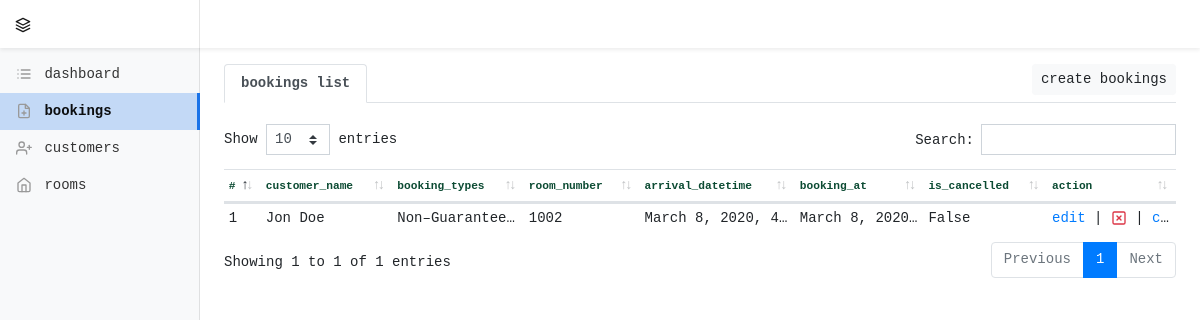
The page /bookings/ on the database its author committed.
### bookings/models.py (models this page shows, shortened)
class Bookings(models.Model):
    BOOKING_TYPES = (
        (1, 'Guaranteed Reservation'),
        (2, 'Non–Guaranteed Reservation')
    )
    room = models.ForeignKey(Rooms, on_delete=models.CASCADE)
    arrival = models.DateTimeField(auto_now_add=True, blank=True, null=True)
    checkout = models.DateTimeField(auto_now_add=True, blank=True, null=True)
    customer = models.ForeignKey(Customers, on_delete=models.CASCADE)
    break_fast = models.IntegerField(blank=True, null=True)
    nights = models.IntegerField(blank=True, null=True)
    comment = models.TextField(max_length=400, blank=True, null=True)
    booking_type = models.PositiveIntegerField(choices=BOOKING_TYPES)
    booking_time = models.DateTimeField(auto_now_add=True, blank=True, null=True)
    cancelled_at = models.DateTimeField(blank=True, null=True)
    is_cancelled = models.BooleanField(default=False)
    class Meta:
        db_table = "bookings"

### customers/models.py (models this page shows, shortened)
class Customers(models.Model):
    first_name = models.CharField(max_length=50)
    last_name = models.CharField(max_length=50)
    address = models.CharField(max_length=50)
    postal_code = models.CharField(max_length=50)
    city = models.CharField(max_length=50)
    country = models.CharField(max_length=50)
    email = models.CharField(max_length=50)
    phone = models.CharField(max_length=50)
    created_date = models.DateTimeField(
        auto_now_add=True, blank=True, null=True)
    class Meta:
        db_table = "customers"

### rooms/models.py (models this page shows)
class Rooms(models.Model):
    ROOM_TYPES = (
        (1, 'Single'),
        (2, 'Double'),
        (3, 'Triple'),
    )
    ROOM_STATUS = (
        (1, 'OCCUPIED'),
        (2, 'STAYOVER'),
        (3, 'ON-CHANGE'),
        (4, 'DO-NOT-DISTURB'),
        (5, 'CLEANING-IN-PROGRESS'),
        (6, 'SLEEP-OUT'),
        (7, 'ON-QUEUE'),
        (8, 'SKIPPER'),
        (9, 'VACANT-AND-READY'),
        (10, 'OUT-OF-ORDER'),
        (11, 'OUT-OF-SERVICE'),
        (12, 'LOCK-OUT'),
        (13, 'DID-NOT-CHECK-OUT)'),
        (14, 'DUE-OUT'),
        (15, 'CHECK-OUT'),
        (16, 'LATE-CHECK-OUT'),
    )
    room_number = models.IntegerField(blank=True, null=True)
    room_type = models.PositiveIntegerField(choices=ROOM_TYPES)
    price_per_night = models.DecimalField(
        max_digits=5, decimal_places=2, blank=True, null=True)
    max_person = models.IntegerField(blank=True, null=True)
    room_status = models.PositiveIntegerField(choices=ROOM_STATUS)
    number_of_beds = models.IntegerField(blank=True, null=True)
    locked = models.CharField(max_length=50)
    created_date = models.DateTimeField(
        auto_now_add=True, blank=True, null=True)
    class Meta:
        db_table = "rooms"

### bookings/views.py (the view)
# urls.py: path('', views.index, name='index'),
def index(request):
    bookings = Bookings.objects.all()
    booking_types = Bookings.BOOKING_TYPES
    q1 = Rooms.objects.filter(bookings__isnull=True).values()
    q2 = Rooms.objects.filter(bookings__is_cancelled=True).values()
    available_rooms = q1.union(q2)
    rooms = Rooms.objects.all()
    room_types = Rooms.ROOM_TYPES
    customers = Customers.objects.all()
    context = {'bookings': bookings, 'booking_types': booking_types,
               'rooms': available_rooms, 'room_types': room_types, 'customers': customers}
    context['bookings_navlink'] = True
    return render(request, 'bookings/index.html', context)

### bookings/templates/bookings/index.html (shortened to what this page needs)
{% extends 'layout.html' %}
{% load static %}
{% block styles %}
<link rel="stylesheet" type="text/css" href="{% static '/lib/datatable/css/dataTables.bootstrap4.min.css' %}">
{% endblock styles %}
{% block content %}
<div class="">
    <nav>
        <div class="nav nav-tabs" id="nav-tab" role="tablist">
            <a class="nav-item nav-link active mr-auto" id="nav-home-tab" aria-selected="true"><b>bookings list</b></a>
            <a href="#" data-toggle="modal" data-target="#create-bookings-modal">
                <input type="button" value="create bookings" class="btn btn-light btn-sm" />
            </a>
        </div>
    </nav>
    <div class="tab-content" id="nav-tabContent">
        <div class="tab-pane fade show active" role="tabpanel" aria-labelledby="nav-home-tab">
            <br />
            <table id="datatable" class="table table-sm table-hover" style="width:100%;">
                <thead>
                    <tr class="text-dark">
                        <th>
                            <font color="#0C4B33"><small><b>#</b></small></font>
                        </th>
                        <th>
                            <font color="#0C4B33"><small><b>customer_name</b></small></font>
                        </th>
                        <th>
                            <font color="#0C4B33"><small><b>booking_types</b></small></font>
                        </th>
                        <th>
                            <font color="#0C4B33"><small><b>room_number</b></small></font>
                        </th>
                        <th>
                            <font color="#0C4B33"><small><b>arrival_datetime</b></small></font>
                        </th>
                        <th>
                            <font color="#0C4B33"><small><b>booking_at</b></small></font>
                        </th>
                        <th>
                            <font color="#0C4B33"><small><b>is_cancelled</b></small></font>
                        </th>
                        <th>
                            <font color="#0C4B33"><small><b>action</b></small></font>
                        </th>
                    </tr>
                </thead>
                <tbody>
                    {% for booking in bookings %}
                    <tr>
                        <td>{{ forloop.counter }}</td>
                        <td>{{ booking.customer.first_name|add:" "|add:booking.customer.last_name }}</td>
                        <td>{{ booking.get_booking_type_display }}</td>
                        <td>{{ booking.room.room_number }}</td>
                        <td>{{ booking.arrival }}</td>
                        <td>{{ booking.booking_time }}</td>
                        <td>{{ booking.is_cancelled }}</td>
                        <td>
                            <a href="{% url 'bookings:onGetEdit' booking.id %}">edit</a> |
                            <a href="#" {% if booking.is_cancelled %}style="pointer-events: none;cursor: default;"{% endif %} data-hidden_booking_id="{{booking.id}}" title="cancel booking"
                                data-toggle="modal" data-target="#cancel-booking-modal"><span class="text-danger"
                                    data-feather="x-square"></span></a> |
                            <a href="#">confirm</a>
                        </td>
                    </tr>
                    {% endfor %}
                </tbody>
            </table>
        </div>
    </div>
</div>
{% endblock %}

### hotelmanagement/static/css/dashboard.css (style rules this page uses)
body { font-size: .875rem; }
.feather { width: 16px; height: 16px; vertical-align: text-bottom; }
td { max-width: 100px; overflow: hidden; text-overflow: ellipsis; white-space: nowrap; }

### rows shown on the page
Bookings: customer.first_name|add "Jon Doe", booking_type "Non–Guarantee…", room.room_number "1002", arrival "March 8, 2020, 4…", booking_time "March 8, 2020…", is_cancelled "False"
